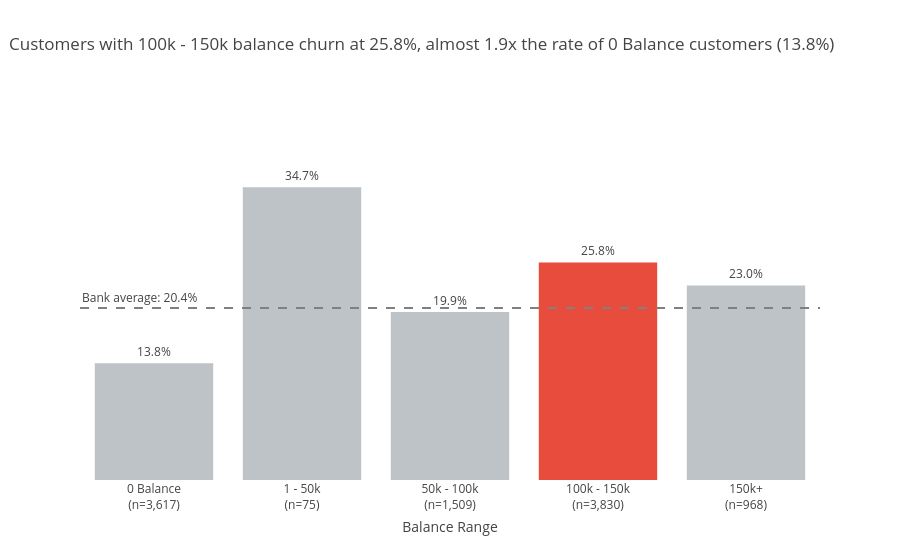

Source (notebook cell):
### Code cell
df['Balance_Group'] = pd.cut(
    df['Balance'],
    bins=[-1, 0, 50000, 100000, 150000, 250000],
    labels=['0 Balance', '1 - 50k', '50k - 100k', '100k - 150k', '150k+']
)

bal = (
    df.groupby('Balance_Group', observed=False)['Exited']
    .agg(rate='mean', n='count')
    .reset_index()
)
bal['rate'] = bal['rate'] * 100
overall = df['Exited'].mean() * 100

bal['label_x'] = bal.apply(lambda r: f"{r['Balance_Group']}<br>(n={int(r['n']):,})", axis=1)

# نلوّن أعلى شريحة بس بين الشرائح الكبيرة (500 عميل فأكتر)
big = bal[bal['n'] >= 500]
top_group = big.loc[big['rate'].idxmax(), 'Balance_Group']
low_group = big.loc[big['rate'].idxmin(), 'Balance_Group']
colors = ['#e74c3c' if g == top_group else '#bdc3c7' for g in bal['Balance_Group']]

top_rate = big['rate'].max()
low_rate = big['rate'].min()

fig = go.Figure(go.Bar(
    x=bal['label_x'],
    y=bal['rate'],
    marker_color=colors,
    text=bal['rate'].apply(lambda x: f"{x:.1f}%"),
    textposition='outside',
))

fig.add_hline(
    y=overall, line_dash='dash', line_color='gray',
    annotation_text=f"Bank average: {overall:.1f}%",
    annotation_position='top left',
)

fig.update_layout(
    title=dict(
        text=f"Customers with {top_group} balance churn at {top_rate:.1f}%, "
             f"almost {top_rate / low_rate:.1f}x the rate of {low_group} customers ({low_rate:.1f}%)",
        x=0.01, xanchor='left',
    ),
    plot_bgcolor='white',
    showlegend=False,
    xaxis_title='Balance Range',
    yaxis_title=None,
    yaxis_range=[0, 45],
)
fig.update_yaxes(showgrid=False, visible=False)

fig.show()

### Figure 1 — Plotly figure (JSON) as saved in the notebook; plotly's stock layout.template omitted (floating-point values rounded to 4 significant figures)
{"data": [{"marker": {"color": ["#bdc3c7", "#bdc3c7", "#bdc3c7", "#e74c3c", "#bdc3c7"]}, "text": ["13.8%", "34.7%", "19.9%", "25.8%", "23.0%"], "textposition": "outside", "type": "bar", "x": ["0 Balance<br>(n=3,617)", "1 - 50k<br>(n=75)", "50k - 100k<br>(n=1,509)", "100k - 150k<br>(n=3,830)", "150k+<br>(n=968)"], "y": [13.82, 34.67, 19.88, 25.77, 23.04]}], "layout": {"annotations": [{"showarrow": false, "text": "Bank average: 20.4%", "x": 0, "xanchor": "left", "xref": "x domain", "y": 20.37, "yanchor": "bottom", "yref": "y"}], "plot_bgcolor": "white", "shapes": [{"line": {"color": "gray", "dash": "dash"}, "type": "line", "x0": 0, "x1": 1, "xref": "x domain", "y0": 20.37, "y1": 20.37, "yref": "y"}], "showlegend": false, "title": {"text": "Customers with 100k - 150k balance churn at 25.8%, almost 1.9x the rate of 0 Balance customers (13.8%)", "x": 0.01, "xanchor": "left"}, "xaxis": {"title": {"text": "Balance Range"}}, "yaxis": {"range": [0, 45], "showgrid": false, "title": {}, "visible": false}}}
